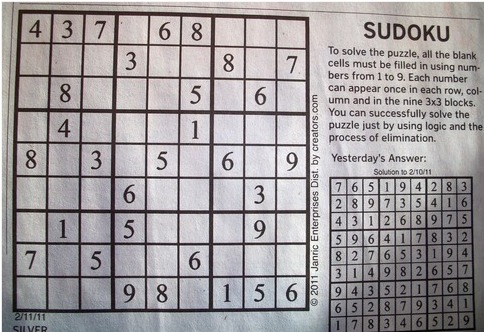
#> input picture sample/image1.jpg, 484 x 332 px; its folder holds only this picture in this run
$ python train.py   (Python 2 division)
#> lines starting #> are read from the running program, lines starting #| are printed output that depends on the picture; after the words box and inside, x2 and y2 are one past the last pixel; in counts of white or black regions, pixels touching at a corner belong together
import sys
import operator
import numpy as np
import cv2


def check_for_font(font_h):
        max,font_size = -1, 0
        for i in font_h:
            count=0
            for j in font_h:
                if abs(j-i)<10:
                    count+=1
            if count>max:
                max=count
                font_size=i
        return font_size

def ocr_start(contours,im,count):
        samples =  np.empty((0,1600))
        responses = []
        keys = [i for i in range(48,58)]
        # samples = np.loadtxt('train/generalsamples.data',np.float32)
        # responses = np.loadtxt('train/generalresponses.data',np.float32)
        # responses = responses.reshape((responses.size,1))
        out = np.zeros(im.shape,np.uint8)
        height=im.shape[0]
        font_h=[]
        thresh = height/9
        contour_rect=[]
        for cnt in contours:
            if cv2.contourArea(cnt)>50:
                [x,y,w,h] = cv2.boundingRect(cnt)
                if h<thresh-10 and h>thresh/4 and w>thresh/6 and w<thresh-10 :
                    font_h.append(h)
                    contour_rect.append([x,y,w,h])
        font_size = check_for_font(font_h)
        for rect in contour_rect:
                    [x,y,w,h] = rect
                    if abs(h-font_size) < 15:
                        cv2.rectangle(im,(x,y),(x+w,y+h),(255,0,0),1)
                        roi = im[y:y+h,x:x+w]
                        roismall = cv2.resize(roi,(40,40))
                        cv2.imshow('im',im)
                        cv2.imshow('norm',roismall)
                        key = cv2.waitKey(0)

                        if key == 27:  # (escape to quit)
                            sys.exit()
                        elif key in keys:
                            responses.append(int(chr(key)))
                            print(roismall)
                            sample = roismall.reshape((1,1600))
                            print(sample)
                            samples = np.append(samples,sample,0)
                            print key
        responses = np.array(responses,np.float32)
        responses = responses.reshape((responses.size,1))
        print "training complete"
        np.savetxt('generalsamples'+str(count)+'.data',samples)
        np.savetxt('generalresponses'+str(count)+'.data',responses)

def distance(a, b):
        return np.sqrt( ((a[0] - b[0]) **2) + ((a[1] - b[1]) **2) )

def extract_contour(image):
        contours, h = cv2.findContours(image, cv2.RETR_TREE, cv2.CHAIN_APPROX_SIMPLE)
        return contours

def CutoutMaxContour(image):
        contours = extract_contour(image)
        return getContourCorners(max(contours, key=cv2.contourArea))

def show(img, windowName='Image'):
        screen_res = 1280.0, 720.0
        scale_width = screen_res[0] / img.shape[1]
        scale_height = screen_res[1] / img.shape[0]
        scale = min(scale_width, scale_height)
        window_width = int(img.shape[1] * scale)
        window_height = int(img.shape[0] * scale)

        cv2.namedWindow(windowName, cv2.WINDOW_NORMAL)
        cv2.resizeWindow(windowName, window_width, window_height)

        cv2.imshow(windowName, img)
        cv2.waitKey(0)
        cv2.destroyAllWindows()

def getContourCorners(contour):
    bottom_right, _ = max(enumerate([point[0][0] + point[0][1] for point in contour]), key=operator.itemgetter(1))
    bottom_left , _ = max(enumerate([point[0][0] - point[0][1] for point in contour]), key=operator.itemgetter(1))
    top_right   , _ = min(enumerate([point[0][0] - point[0][1] for point in contour]), key=operator.itemgetter(1))
    top_left    , _ = min(enumerate([point[0][0] + point[0][1] for point in contour]), key=operator.itemgetter(1))

    sudoku_corners=[contour[top_left][0],contour[top_right][0],contour[bottom_left][0],contour[bottom_right][0]]
    return sudoku_corners

def Linear_transform_image(image, crop_rectangle):

    side = max(distance(pointA,pointB) for pointA in crop_rectangle for pointB in crop_rectangle)

    source_polygon = np.array(crop_rectangle, dtype='float32')
    dest_square = np.array([[0, 0],[0, side - 1],[side - 1, 0],[side - 1, side - 1],], dtype='float32')

    m = cv2.getPerspectiveTransform(source_polygon, dest_square)
    return cv2.warpPerspective(image, m, (int(side), int(side)))


def preprocess(image):

    image = cv2.cvtColor(image, cv2.COLOR_BGR2GRAY)


    kernel = cv2.getStructuringElement(cv2.MORPH_ELLIPSE, (2, 2))
    image = cv2.morphologyEx(image, cv2.MORPH_CLOSE, kernel)

    blur=len(image)/100
    blur = blur+(blur+1)%2;
    image = cv2.GaussianBlur(image,(blur,blur), 0)

    image = 255 - cv2.adaptiveThreshold(image, 255, cv2.ADAPTIVE_THRESH_MEAN_C,
                                    cv2.THRESH_BINARY, 17, 5)

    # show(image)
    return image


def main():
    count=0
    for i in range (1,15):
        count+=1
        img = cv2.imread('sample/image'+str(i)+'.jpg')
#> img is the input picture: shape (332, 484, 3); mean B, G, R 158.8, 157, 161.4
        # show(img)
        preprocessed_image = preprocess(img)
#> in preprocess, `image = cv2.morphologyEx(image, cv2.MORPH_CLOSE, kernel)`:
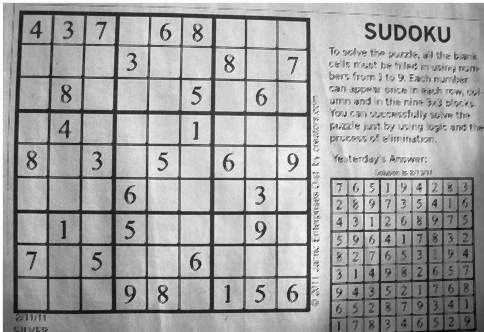
#> image: shape (332, 484); min 4, max 255, mean 163.4
#> in preprocess, `blur=len(image)/100`: blur = 3
#> in preprocess, `image = 255 - cv2.adaptiveThreshold(image, 255, cv2.ADAPTIVE_THRESH_ME..`:
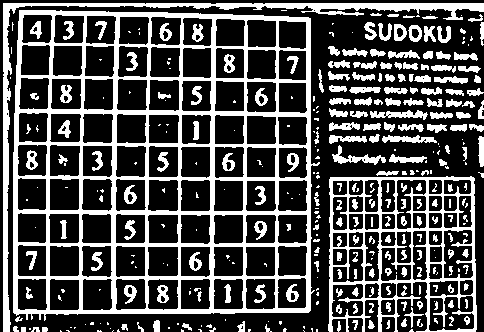
#> image: shape (332, 484); 30.3% white; 363 white regions (160 under 20 px)

        sudoku_corners = CutoutMaxContour(preprocessed_image)
#> in extract_contour, `contours, h = cv2.findContours(image, cv2.RETR_TREE, cv2.CHAIN_APPROX_..`: contours = 534 contours, 256 with area under 20; largest, box (x1, y1, x2, y2) and area: (13, 10, 320, 321) 88696, (328, 176, 477, 332) 19881, (3, 3, 484, 332) 3678, (428, 295, 475, 332) 1390, (443, 229, 474, 279) 1326; h = 534 rows, first 6: [1, -1, -1, -1], [2, 0, -1, -1], [3, 1, -1, -1], [4, 2, -1, -1], [5, 3, -1, -1], [6, 4, -1, -1]
#> in getContourCorners, `bottom_right, _ = max(enumerate([point[0][0] + point[0][1] for point i..`: bottom_right = 68
#> in getContourCorners, `bottom_left , _ = max(enumerate([point[0][0] - point[0][1] for point i..`: bottom_left = 100
#> in getContourCorners, `top_right   , _ = min(enumerate([point[0][0] - point[0][1] for point i..`: top_right = 13
#> in getContourCorners, `top_left    , _ = min(enumerate([point[0][0] + point[0][1] for point i..`: top_left = 0
#> in getContourCorners, `sudoku_corners=[contour[top_left][0],contour[top_right][0],contour[bot..`: sudoku_corners = [[19, 10], [13, 312], [310, 18], [308, 312]]
#> sudoku_corners = [[19, 10], [13, 312], [310, 18], [308, 312]]

        sudoku_img = Linear_transform_image(img, sudoku_corners)
#> in Linear_transform_image, `side = max(distance(pointA,pointB) for pointA in crop_rectangle for po..`: side = 418
#> in Linear_transform_image, `source_polygon = np.array(crop_rectangle, dtype='float32')`: source_polygon = [[19, 10], [13, 312], [310, 18], [308, 312]]
#> in Linear_transform_image, `dest_square = np.array([[0, 0],[0, side - 1],[side - 1, 0],[side - 1, ..`: dest_square = [[0, 0], [0, 417], [417, 0], [417, 417]]
#> in Linear_transform_image, `m = cv2.getPerspectiveTransform(source_polygon, dest_square)`: m = [[1.39, 0.0277, -26.73], [-0.0384, 1.4, -13.24], [-9.21e-05, 4.3e-05, 1]]
#> in Linear_transform_image, `return cv2.warpPerspective(image, m, (int(side), int(side)))`:
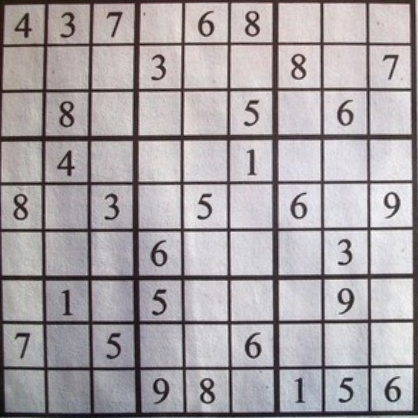
#> returned value: shape (418, 418, 3); mean of channels 0, 1, 2 165.4, 162.3, 167.9; drawn as B, G, R
        # show(sudoku_img)
        # cv2.imwrite('train/train.jpg',sudoku_img)
        sudoku_img = preprocess(sudoku_img)
#> in preprocess (call 2), `image = cv2.morphologyEx(image, cv2.MORPH_CLOSE, kernel)`:
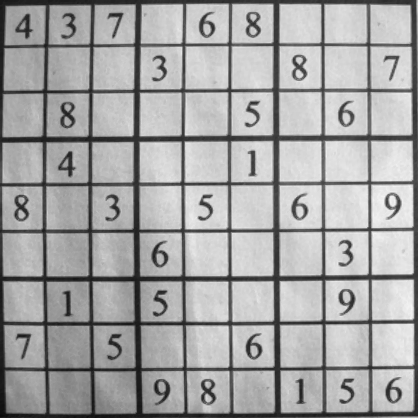
#> image: shape (418, 418); min 11, max 244, mean 164.9
#> in preprocess (call 2), `blur=len(image)/100`: blur = 4
#> in preprocess (call 2), `blur = blur+(blur+1)%2;`: blur = 5
#> in preprocess (call 2), `image = cv2.GaussianBlur(image,(blur,blur), 0)`:
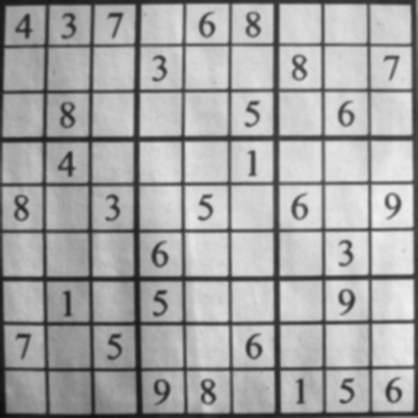
#> image: shape (418, 418); min 13, max 240, mean 164.9
#> in preprocess (call 2), `image = 255 - cv2.adaptiveThreshold(image, 255, cv2.ADAPTIVE_THRESH_ME..`:
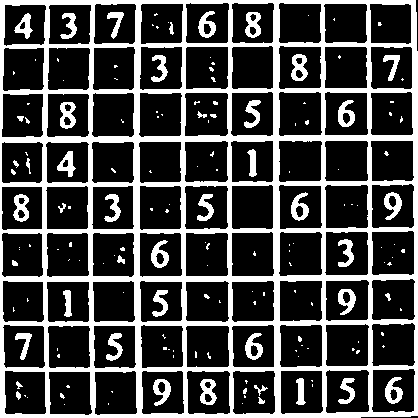
#> image: shape (418, 418); 27.2% white; 164 white regions (117 under 20 px)
        ocr_start(extract_contour(sudoku_img) ,sudoku_img,count)
#> in extract_contour (call 2), `contours, h = cv2.findContours(image, cv2.RETR_TREE, cv2.CHAIN_APPROX_..`: contours = 266 contours, 126 with area under 20; largest, box (x1, y1, x2, y2) and area: (0, 0, 418, 418) 173764, (324, 231, 369, 276) 1872, (231, 231, 275, 277) 1851, (184, 92, 229, 137) 1847, (185, 232, 229, 277) 1838; h = 266 rows, first 6: [-1, -1, 1, -1], [5, -1, 2, 0], [3, -1, -1, 1], [4, 2, -1, 1], [-1, 3, -1, 1], [9, 1, 6, 0]
#> in ocr_start, `samples =  np.empty((0,1600))`: samples = empty array
#> the loop in ocr_start, `for cnt in contours:` made 266 passes
#> (x, y, w, h) on passes 1, 2, 6, 9, 10, 17, 18, 19, 21, 22, 23, 24: (0, 0, 418, 418), (48, 371, 45, 45), (280, 370, 44, 45), (296, 378, 10, 27), (232, 370, 44, 45), (186, 370, 45, 45), (200, 379, 17, 26), (204, 393, 9, 10), (141, 370, 44, 45), (153, 379, 18, 27), (157, 381, 9, 13), (94, 370, 44, 46)
#> cnt on passes 3, 7, 8, 11, 13, 25: [[64, 404]], [[312, 384], [312, 386]], [[311, 380], [312, 381], [312, 380]], [[242, 403]], [[244, 395], [244, 397], [245, 397], [245, 396]], [[108, 403], [108, 404]]
#> after the loop in ocr_start, `for cnt in contours:`: contour_rect = 40 items, first 6: [296, 378, 10, 27], [200, 379, 17, 26], [153, 379, 18, 27], [157, 381, 9, 13], [338, 378, 17, 26], [385, 377, 18, 27]; font_h = 40 values, max 29 at index 21, min 12 at index 39, mean 23.88
#> the loop in check_for_font, `for i in font_h:` made 40 passes
#> (i, max, font_size) on pass 1: (27, 31, 27)
#> i on passes 2 to 7: 26, 27, 13, 26, 27, 13
#> after the loop in check_for_font, `for i in font_h:`: font_size = 27; max = 31
#> in ocr_start, `font_size = check_for_font(font_h)`: font_size = 27
#> the loop in ocr_start, `for rect in contour_rect:` made 1 pass; (key Esc is pressed on pass 1)
#> pass 1, in ocr_start, `roismall = cv2.resize(roi,(40,40))`:
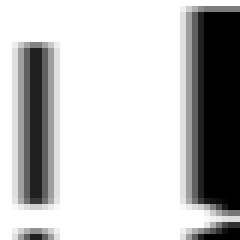
#> roismall: shape (40, 40) (shown 6 times larger); min 0, max 255, mean 191.7
#> after the loop in ocr_start, `for rect in contour_rect:`: responses = []

if __name__ == '__main__':
    main()
#> (the program exits here)
